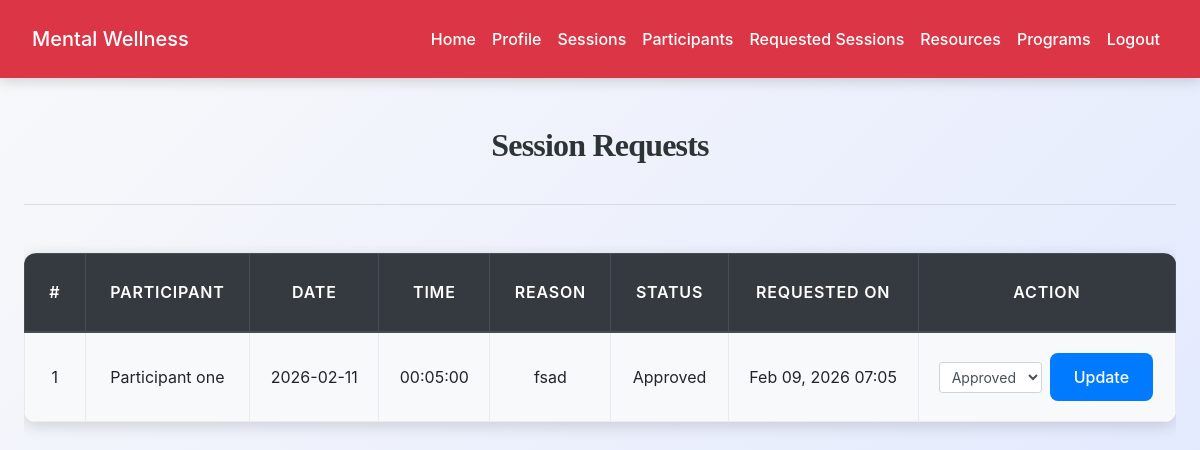
Page /counsellor/view_requested_sessions.php (signed in) on the committed database.
### tables this page shows
CREATE TABLE `session_requests` (
  `id` int(11) NOT NULL,
  `participant_id` int(11) NOT NULL,
  `counsellor_id` int(11) NOT NULL,
  `preferred_date` date DEFAULT NULL,
  `preferred_time` time DEFAULT NULL,
  `reason` text DEFAULT NULL,
  `status` enum('pending','approved','rejected') DEFAULT 'pending',
  `created_at` timestamp NOT NULL DEFAULT current_timestamp()
);

CREATE TABLE `users` (
  `id` int(11) NOT NULL,
  `role` enum('participant','counsellor') NOT NULL,
  `full_name` varchar(150) NOT NULL,
  `email` varchar(150) NOT NULL,
  `password` varchar(255) NOT NULL,
  `phone` varchar(20) DEFAULT NULL,
  `status` enum('active','inactive') DEFAULT 'active',
  `preferred_counsellor_id` int(11) DEFAULT NULL,
  `organization` varchar(150) DEFAULT NULL,
  `age` int(11) DEFAULT NULL,
  `gender` enum('male','female','other') DEFAULT NULL,
  `specialization` varchar(150) DEFAULT NULL,
  `qualification` varchar(255) DEFAULT NULL,
  `experience_years` int(11) DEFAULT NULL,
  `bio` text DEFAULT NULL,
  `created_at` timestamp NOT NULL DEFAULT current_timestamp()
);

### counsellor/view_requested_sessions.php (the view, shortened to what this page needs)
<?php
include('config.php');
$counsellor_id = $_SESSION['user_id'];
$stmt = $conn->prepare("
    SELECT sr.id, u.full_name AS participant_name, sr.preferred_date, sr.preferred_time, sr.reason, sr.status, sr.created_at
    FROM session_requests sr
    JOIN users u ON sr.participant_id = u.id
    WHERE sr.counsellor_id=?
    ORDER BY sr.created_at DESC
");
$stmt->bind_param("i", $counsellor_id);
$stmt->execute();
$result = $stmt->get_result();
?>
<!DOCTYPE html>
<html lang="en">
<head>
    <link rel="stylesheet" href="https://maxcdn.bootstrapcdn.com/bootstrap/4.5.2/css/bootstrap.min.css">
    <link rel="stylesheet" href="../css/style.css">
</head>
<body>
<?php include('navbar.php'); ?>
<div class="container mt-5">
    <h2>Session Requests</h2>
    <hr>
    <?php if ($result->num_rows > 0): ?>
        <div class="table-responsive">
            <table class="table table-bordered table-striped">
                <thead class="thead-dark">
                    <tr>
                        <th>#</th>
                        <th>Participant</th>
                        <th>Date</th>
                        <th>Time</th>
                        <th>Reason</th>
                        <th>Status</th>
                        <th>Requested On</th>
                        <th>Action</th>
                    </tr>
                </thead>
                <tbody>
                    <?php $count=1; while ($row = $result->fetch_assoc()): ?>
                    <tr>
                        <td><?= $count++; ?></td>
                        <td><?= htmlspecialchars($row['participant_name']); ?></td>
                        <td><?= htmlspecialchars($row['preferred_date']); ?></td>
                        <td><?= htmlspecialchars($row['preferred_time']); ?></td>
                        <td><?= htmlspecialchars($row['reason']); ?></td>
                        <td><?= ucfirst($row['status']); ?></td>
                        <td><?= date('M d, Y H:i', strtotime($row['created_at'])); ?></td>
                        <td>
                            <form method="post" class="form-inline">
                                <select name="status" class="form-control form-control-sm mr-2">
                                    <option value="approved" <?= $row['status']=='approved'?'selected':'' ?>>Approved</option>
                                </select>
                                <button type="submit" class="btn btn-sm btn-primary">Update</button>
                            </form>
                        </td>
                    </tr>
                    <?php endwhile; ?>
                </tbody>
            </table>
        </div>
    <?php else: ?>
        <p class="text-muted">No session requests found.</p>
    <?php endif; ?>
</div>
</body>
</html>

### css/style.css (style rules this page uses)
:root { --primary: #007bff; --secondary: #6c757d; --success: #28a745; --info: #17a2b8; --warning: #ffc107; --danger: #dc3545; --light: #f8f9fa; --dark: #2d3436; --accent: #ff6f61; --highlight: #6f42c1; --shadow: rgba(0, 0, 0, 0.15); --transition: all 0.3s ease-in-out; }
body { font-family: 'Inter', 'Segoe UI', Tahoma, Geneva, Verdana, sans-serif; background: linear-gradient(135deg, var(--light) 0%, #e0e7ff 100%); color: var(--dark); line-height: 1.8; margin: 0; padding: 0; min-height: 100vh; font-size: 16px; }
h1, h2, h3, h4 { text-align: center; margin: 2.5rem 0; font-family: 'Georgia', 'Times New Roman', serif; color: var(--dark); font-weight: 700; letter-spacing: -0.025em; }
h2 { font-size: 2rem; }
.container { max-width: 1200px; margin: 0 auto 3rem; padding: 0 1.5rem; }
.table { width: 100%; border-collapse: collapse; margin: 2rem 0; font-size: 1rem; background-color: #ffffff; border-radius: 12px; overflow: hidden; box-shadow: 0 4px 16px var(--shadow); transition: var(--transition); }
.table th, .table td { padding: 1.25rem; border: 1px solid #e9ecef; text-align: center; vertical-align: middle; }
.table thead th { background-color: rgb(0, 0, 0); color: white; font-weight: 600; text-transform: uppercase; letter-spacing: 0.05em; padding: 1.5rem; }
.table tbody tr { transition: var(--transition); }
.table tbody tr:nth-child(odd) { background-color: var(--light); }
.btn-primary { background-color: var(--primary); color: #fff; border: none; border-radius: 8px; padding: 0.75rem 1.5rem; font-size: 1rem; font-weight: 500; cursor: pointer; transition: var(--transition); display: inline-flex; align-items: center; justify-content: center; }

### rows in the picture
session_requests: participant.full_name "Participant one", preferred_date "2026-02-11", preferred_time "00:05:00", reason "fsad", status "Approved", created_at "Feb 09, 2026 07:05"
